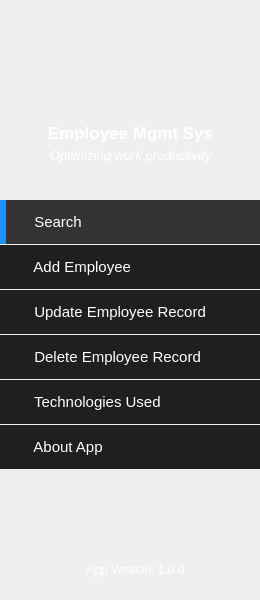
   <widget class="QWidget" name="leftWidget" native="true">
    <property name="geometry">
     <rect>
      <x>0</x>
      <y>0</y>
      <width>260</width>
      <height>600</height>
     </rect>
    </property>
    <property name="styleSheet">
     <string notr="true">#leftWidget
{
	width:260px;
	background:#1F1F1F;
}</string>
    </property>
    <widget class="QLabel" name="label">
     <property name="geometry">
      <rect>
       <x>-40</x>
       <y>0</y>
       <width>325</width>
       <height>125</height>
      </rect>
     </property>
     <property name="text">
      <string/>
     </property>
     <property name="pixmap">
      <pixmap resource="resources.qrc">:/Images/Corporate Management.png</pixmap>
     </property>
     <property name="scaledContents">
      <bool>true</bool>
     </property>
    </widget>
    <widget class="QLabel" name="label_2">
     <property name="geometry">
      <rect>
       <x>0</x>
       <y>118</y>
       <width>261</width>
       <height>31</height>
      </rect>
     </property>
     <property name="font">
      <font>
       <family>Segoe UI</family>
       <pointsize>13</pointsize>
       <bold>true</bold>
      </font>
     </property>
     <property name="text">
      <string>&lt;html&gt;&lt;head/&gt;&lt;body&gt;&lt;p align=&quot;center&quot;&gt;&lt;span style=&quot; color:#ffffff;&quot;&gt;Employee Mgmt Sys&lt;/span&gt;&lt;/p&gt;&lt;/body&gt;&lt;/html&gt;</string>
     </property>
    </widget>
    <widget class="QLabel" name="label_3">
     <property name="geometry">
      <rect>
       <x>0</x>
       <y>146</y>
       <width>261</width>
       <height>20</height>
      </rect>
     </property>
     <property name="font">
      <font>
       <pointsize>9</pointsize>
      </font>
     </property>
     <property name="text">
      <string>&lt;html&gt;&lt;head/&gt;&lt;body&gt;&lt;p align=&quot;center&quot;&gt;&lt;span style=&quot; font-size:10pt; font-style:italic; color:#ffffff;&quot;&gt;Optimizing work productivity&lt;/span&gt;&lt;/p&gt;&lt;/body&gt;&lt;/html&gt;</string>
     </property>
    </widget>
    <widget class="QPushButton" name="searchButton">
     <property name="geometry">
      <rect>
       <x>0</x>
       <y>200</y>
       <width>260</width>
       <height>44</height>
      </rect>
     </property>
     <property name="font">
      <font>
       <pointsize>11</pointsize>
      </font>
     </property>
     <property name="styleSheet">
      <string notr="true">#searchButton
{
	text-align:left;
	padding-left:20px;
	border:none;
	border-left:6px solid dodgerblue;
	color:white;	
	background:#333333;
}</string>
     </property>
     <property name="text">
      <string>  Search</string>
     </property>
     <property name="icon">
      <iconset resource="resources.qrc">
       <normaloff>:/Images/icons8_Find_User_Male_50px.png</normaloff>:/Images/icons8_Find_User_Male_50px.png</iconset>
     </property>
     <property name="iconSize">
      <size>
       <width>32</width>
       <height>32</height>
      </size>
     </property>
    </widget>
    <widget class="QPushButton" name="aboutButton">
     <property name="geometry">
      <rect>
       <x>0</x>
       <y>425</y>
       <width>260</width>
       <height>44</height>
      </rect>
     </property>
     <property name="font">
      <font>
       <pointsize>11</pointsize>
      </font>
     </property>
     <property name="styleSheet">
      <string notr="true">#aboutButton
{
	text-align:left;
	padding-left:26px;
	border:none;	
	color:white;	
	background:#1F1F1F;
}
#aboutButton:hover
{
	text-align:left;
	padding-left:26px;	
	border:none;	
	color:white;	
	background:#333333;
}</string>
     </property>
     <property name="text">
      <string>  About App</string>
     </property>
     <property name="icon">
      <iconset resource="resources.qrc">
       <normaloff>:/Images/icons8_Money_50px_1.png</normaloff>:/Images/icons8_Money_50px_1.png</iconset>
     </property>
     <property name="iconSize">
      <size>
       <width>32</width>
       <height>32</height>
      </size>
     </property>
    </widget>
    <widget class="QPushButton" name="addEmpButton">
     <property name="geometry">
      <rect>
       <x>0</x>
       <y>245</y>
       <width>260</width>
       <height>44</height>
      </rect>
     </property>
     <property name="font">
      <font>
       <pointsize>11</pointsize>
      </font>
     </property>
     <property name="styleSheet">
      <string notr="true">#addEmpButton
{
	text-align:left;
	padding-left:26px;
	border:none;	
	color:white;	
	background:#1F1F1F;
}
#addEmpButton:hover
{
	text-align:left;
	padding-left:26px;
	border:none;	
	color:white;	
	background:#333;
}</string>
     </property>
     <property name="text">
      <string>  Add Employee</string>
     </property>
     <property name="icon">
      <iconset resource="resources.qrc">
       <normaloff>:/Images/icons8_Add_User_Male_50px.png</normaloff>:/Images/icons8_Add_User_Male_50px.png</iconset>
     </property>
     <property name="iconSize">
      <size>
       <width>32</width>
       <height>32</height>
      </size>
     </property>
    </widget>
    <widget class="QPushButton" name="updateEmpButton">
     <property name="geometry">
      <rect>
       <x>0</x>
       <y>290</y>
       <width>260</width>
       <height>44</height>
      </rect>
     </property>
     <property name="font">
      <font>
       <pointsize>11</pointsize>
      </font>
     </property>
     <property name="styleSheet">
      <string notr="true">#updateEmpButton
{
	text-align:left;
	padding-left:26px;
	border:none;	
	color:white;	
	background:#1F1F1F;
}
#updateEmpButton:hover
{
	text-align:left;
	padding-left:26px;
	border:none;	
	color:white;	
	background:#333;
}</string>
     </property>
     <property name="text">
      <string>  Update Employee Record</string>
     </property>
     <property name="icon">
      <iconset resource="resources.qrc">
       <normaloff>:/Images/icons8_Registration_50px.png</normaloff>:/Images/icons8_Registration_50px.png</iconset>
     </property>
     <property name="iconSize">
      <size>
       <width>32</width>
       <height>32</height>
      </size>
     </property>
    </widget>
    <widget class="QPushButton" name="deleteEmpButton">
     <property name="geometry">
      <rect>
       <x>0</x>
       <y>335</y>
       <width>260</width>
       <height>44</height>
      </rect>
     </property>
     <property name="font">
      <font>
       <pointsize>11</pointsize>
      </font>
     </property>
     <property name="styleSheet">
      <string notr="true">#deleteEmpButton
{
	text-align:left;
	padding-left:26px;
	border:none;	
	color:white;	
	background:#1F1F1F;
}
#deleteEmpButton:hover
{
	text-align:left;
	padding-left:26px;
	border:none;	
	color:white;	
	background:#333;
}</string>
     </property>
     <property name="text">
      <string>  Delete Employee Record</string>
     </property>
     <property name="icon">
      <iconset resource="resources.qrc">
       <normaloff>:/Images/icons8_Remove_User_Male_50px.png</normaloff>:/Images/icons8_Remove_User_Male_50px.png</iconset>
     </property>
     <property name="iconSize">
      <size>
       <width>32</width>
       <height>32</height>
      </size>
     </property>
    </widget>
    <widget class="QPushButton" name="techButton">
     <property name="geometry">
      <rect>
       <x>0</x>
       <y>380</y>
       <width>260</width>
       <height>44</height>
      </rect>
     </property>
     <property name="font">
      <font>
       <pointsize>11</pointsize>
      </font>
     </property>
     <property name="styleSheet">
      <string notr="true">#techButton
{
	text-align:left;
	padding-left:26px;
	border:none;	
	color:white;	
	background:#1F1F1F;
}
#techButton:hover
{
	text-align:left;
	padding-left:26px;	
	border:none;	
	color:white;	
	background:#333333;
}</string>
     </property>
     <property name="text">
      <string>  Technologies Used</string>
     </property>
     <property name="icon">
      <iconset resource="resources.qrc">
       <normaloff>:/Images/icons8_Hand_50px.png</normaloff>:/Images/icons8_Hand_50px.png</iconset>
     </property>
     <property name="iconSize">
      <size>
       <width>32</width>
       <height>32</height>
      </size>
     </property>
    </widget>
    <widget class="QLabel" name="label_9">
     <property name="geometry">
      <rect>
       <x>60</x>
       <y>560</y>
       <width>151</width>
       <height>21</height>
      </rect>
     </property>
     <property name="text">
      <string>&lt;html&gt;&lt;head/&gt;&lt;body&gt;&lt;p align=&quot;center&quot;&gt;&lt;span style=&quot; color:#ffffff;&quot;&gt;App Version: 1.0.0&lt;/span&gt;&lt;/p&gt;&lt;/body&gt;&lt;/html&gt;</string>
     </property>
    </widget>
   </widget>
